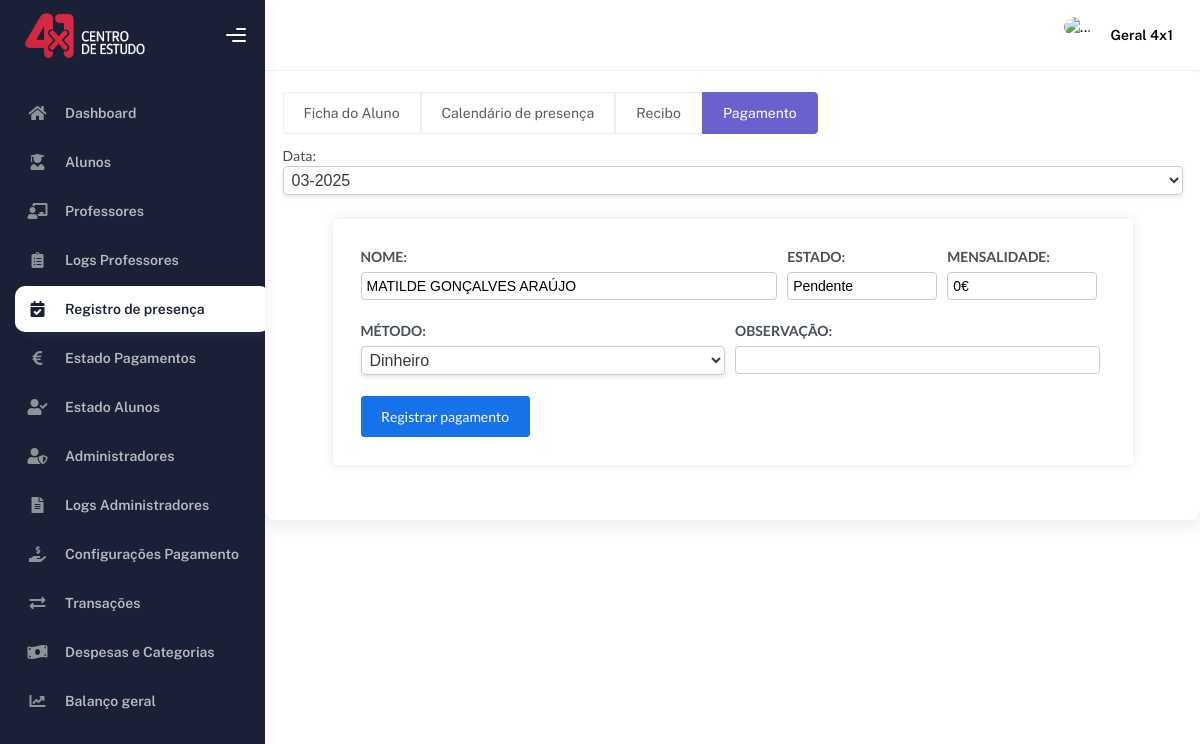
Before: /alunoEdit.php?idAluno=15&tab=pagamento (signed in) with the older database file.
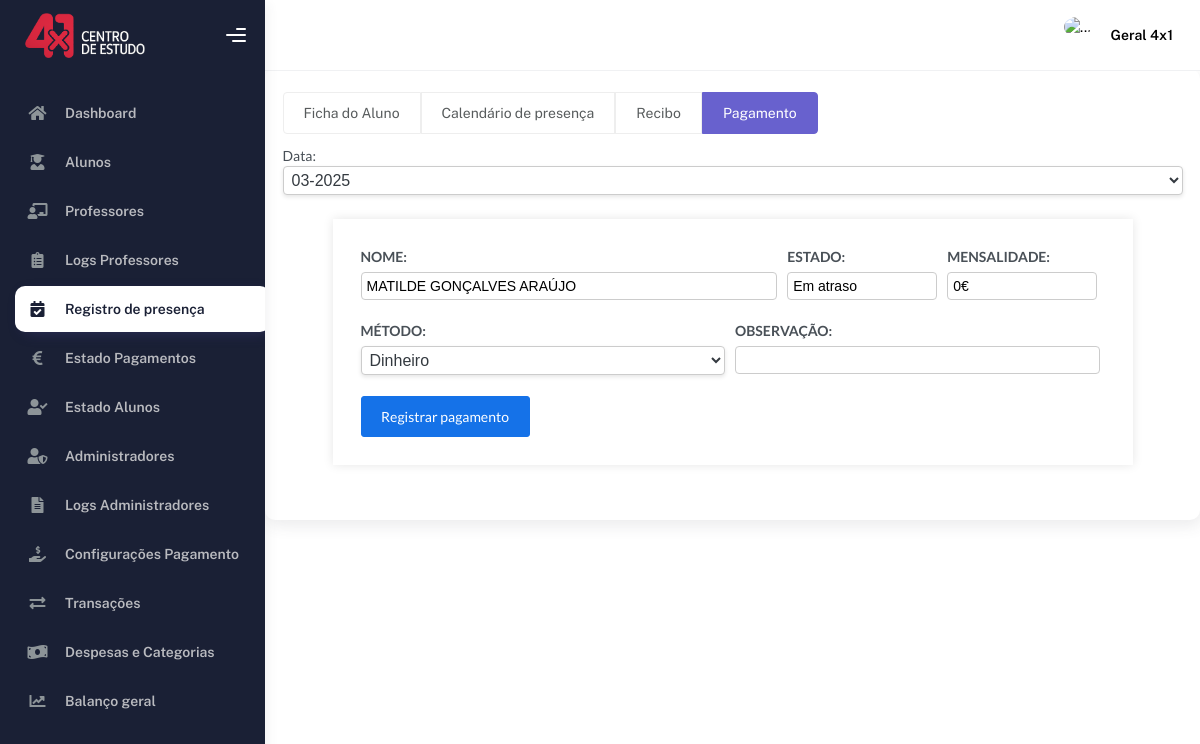
After: the same page with the newer database file.
### tables this page shows
CREATE TABLE IF NOT EXISTS `alunos_pagamentos` (
  `id` int NOT NULL AUTO_INCREMENT,
  `idAluno` int NOT NULL,
  `mensalidade` int NOT NULL,
  `idMetodo` int NOT NULL,
  `observacao` text NOT NULL,
  `idProfessor` int NOT NULL,
  `estado` varchar(50) NOT NULL,
  `created` timestamp NOT NULL DEFAULT CURRENT_TIMESTAMP,
  `pagoEm` datetime NOT NULL,
  PRIMARY KEY (`id`),
  KEY `idAluno` (`idAluno`,`idProfessor`),
  KEY `idMetodo` (`idMetodo`)
);

### alunoEdit.php (the view, shortened to what the changed rows need)
<?php
    include('./head.php');
    $idAluno = $_GET['idAluno'];
    if (isset($_GET['data'])) {
        $data = $_GET['data'];
    }
    else {
        $mesAnterior = date('m') - 1;
        $anoAtual = date('Y');
        $mesAnterior = str_pad($mesAnterior, 2, "0", STR_PAD_LEFT);
        $data = $mesAnterior . "-" . $anoAtual;
    }
    $sql = "SELECT *, alunos_pagamentos.id as idPagamento FROM alunos_pagamentos LEFT JOIN metodos_pagamento as m ON idMetodo = m.id WHERE idAluno = $idAluno AND DATE_FORMAT(created, '%m-%Y') = '$data';";
    $result = $con->query($sql);
    if ($result->num_rows > 0) {
        $rowPagamento = $result->fetch_assoc();
    }
?>
    <link href='https://cdnjs.cloudflare.com/ajax/libs/fullcalendar/3.1.0/fullcalendar.print.min.css' rel='stylesheet' media='print' />
    <link rel='stylesheet' href='https://cdnjs.cloudflare.com/ajax/libs/fullcalendar/3.1.0/fullcalendar.min.css'>
    <link rel='stylesheet' href='https://cdnjs.cloudflare.com/ajax/libs/semantic-ui/2.2.7/semantic.min.css'>
</head>
    <body>
        <div class="wrapper">
            <?php
                include('./sideBar.php');
            ?>
            <div class="container">
                <div class="card">
                    <div class="card-body">
                        <div class="tab-content mt-2 mb-3" id="pills-tabContent">
                            <div class="tab-pane fade" id="pagamento" role="tabpanel" aria-labelledby="pagamento-tab">
                                <form action="pagamentoInserir.php?id=<?php echo $rowPagamento['idPagamento'] ?>&op=save" method="POST">
                                    <div class="page-inner">
                                        <div class="container2">
                                            <div class="form-section">
                                                <div class="form-row">
                                                    <div class="campo" style="flex: 0 0 19%;">
                                                        <label>ESTADO:</label>
                                                        <input type="input" name="estado" value="<?php echo $rowPagamento['estado']; ?>" readonly>
                                                    </div>
                                                </div>
                                            </div>
                                            <div class="form-section">
                                                <div class="form-row">
                                                    <div class="campo" style="flex: 0 0 49%;">
                                                        <label>OBSERVAÇÃO:</label>
                                                        <input type="input" name="observacao" value="<?php if ($rowPagamento['estado'] == "Pago") {echo $rowPagamento['observacao'];} ?>" <?php if ($rowPagamento['estado'] == "Pago") { echo "readonly"; } ?>>
                                                    </div>
                                                </div>
                                            </div>
                                        </div>
                                    </div>
                                </form>
                            </div>
                        </div>
                    </div>
                </div>
            </div>
        </div>
    </body>
    </html>

Changed rows visible on the page:
no longer on this page (row edited): alunos_pagamentos: estado "Pendente"
now on this page (row edited): alunos_pagamentos: estado "Em atraso"
